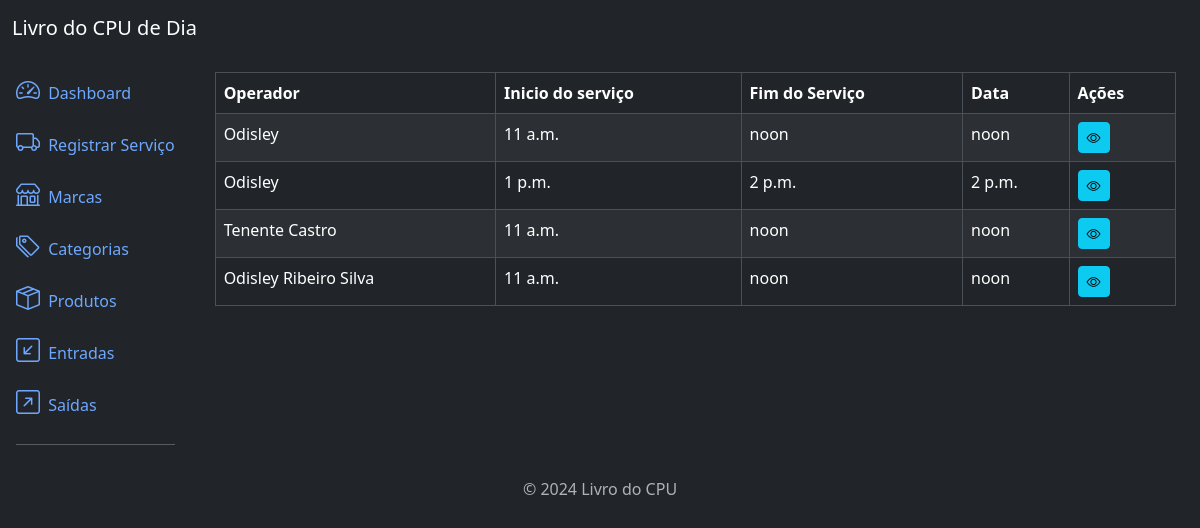
Page /core/servico_list/ on the earlier database version.
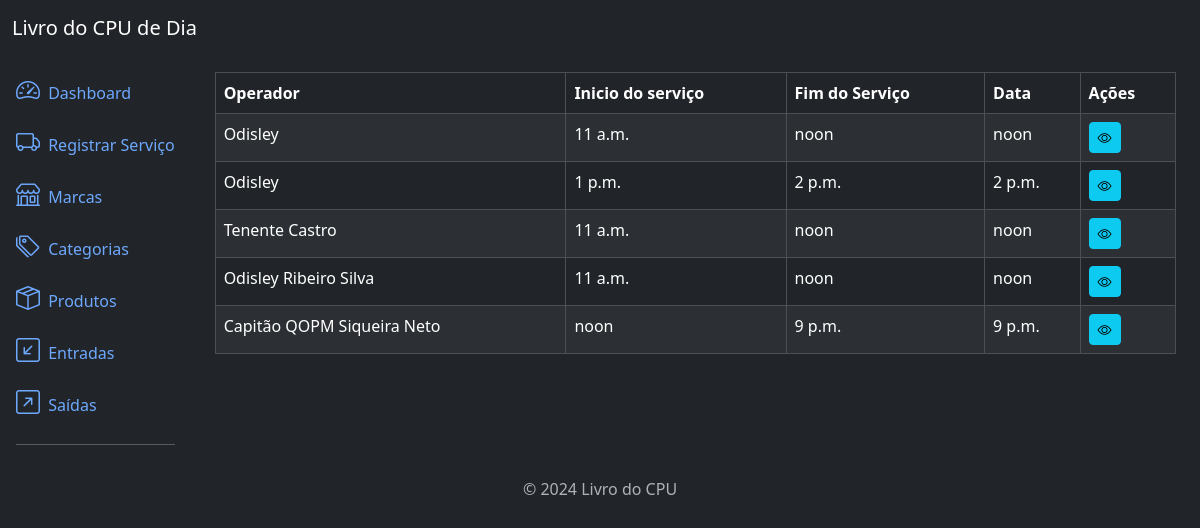
Same page on the later database version.
### core/models.py (models this page shows)
class ServicoInterno(models.Model):
    operador = models.CharField(max_length=100)
    horario_inicio = models.TimeField()
    horario_fim = models.TimeField()
    alteracao = models.TextField(blank=True)

### core/views.py (the view)
# urls.py: path('servico_list/', ServicoInternoListView.as_view(), name='servico_list'),
class ServicoInternoListView(ListView):
    model = ServicoInterno
    template_name = 'core/servico_list.html'
    context_object_name = 'servicointernos'

### core/templates/core/servico_list.html (shortened to what this page needs)
{% extends 'base.html' %}
{% block content %}
<div class="table-responsive">
    <table class="table table-striped table-bordered">
        <thead class="thead-dark">
            <tr>
                <th>Operador</th>
                <th>Inicio do serviço</th>
                <th>Fim do Serviço</th>
                <th>Data</th>
                <th>Ações </th>
            </tr>
        </thead>
        <tbody>
            {% for servicointerno in servicointernos %}
            <tr>
                <td>{{servicointerno.operador}}</td>
                <td>{{servicointerno.horario_inicio}}</td>
                <td>{{servicointerno.horario_fim}}</td>
                <td>{{servicointerno.horario_fim}}</td>
                <td>
                        <a href="{% url 'servicointerno_detail' servicointerno.id %}" class="btn btn-info btn-sm">
                            <i class="bi bi-eye"></i>
                        </a>
                    </td>
                </tr>
            {% endfor %}
        </tbody>
    </table>
</div>
{% endblock %}

### core/templates/base.html (shortened to what this page needs)
<!DOCTYPE html>
<html lang="pt-br" data-bs-theme="dark">
    <head>
        <link rel="stylesheet" href="https://cdn.jsdelivr.net/npm/bootstrap-icons@1.11.3/font/bootstrap-icons.min.css">
        <link href="https://cdn.jsdelivr.net/npm/bootstrap@5.3.3/dist/css/bootstrap.min.css" rel="stylesheet">
    </head>
    <body>
        {% include "components/_header.html"  %}
        <div class="container-fluid">
            {% include "components/_sidebar.html"  %}
            <div class="col py-3">
                <div class="container mt4">
                    <main>
                        {% block content %}
                        {% endblock %}
                    </main>
                </div>
            </div>
        </div>
    </div>
        {% include "components/_footer.html"  %}
    </body>
</html>

### core/templates/components/_header.html
<nav class="navbar navbar-expand-lg navbar-light bg-dark">
    <div class="container-fluid">
        <a class="navbar-brand text-white" href="#">Livro do CPU de Dia</a>
    </div>
</nav>

### core/templates/components/_sidebar.html (shortened to what this page needs)
<div class="row flex-nowrap">
    <div class="col-auto col-md-0 col-xl-0 px-0 bg-dark">
        <div class="d-flex-column align-items-center alignpitems-sm-start px-3 pt-2 text-white">
            <div class="collapse d-sm-block" id="menuCollapse">
                <ul class="nav flex-column align-items-start" id="menu">
                    <li>
                        <a href="#" class="nav-link px-0 align-middle">
                            <i class="bi bi-speedometer2 fs-4"></i>
                            <span class="ms-1">Dashboard</span>
                        </a>
                    </li>
                    <li>
                        <a href="{% url 'registrar_servico' %}" class="nav-link px-0 align-middle">
                            <i class="bi bi-truck fs-4"></i>
                            <span class="ms-1">Registrar Serviço</span>
                        </a>
                    </li>
                    <li>
                        <a href="#" class="nav-link px-0 align-middle">
                            <i class="bi bi-shop fs-4"></i>
                            <span class="ms-1">Marcas</span>
                        </a>
                    </li>
                    <li>
                        <a href="#" class="nav-link px-0 align-middle">
                            <i class="bi bi-tags fs-4"></i>
                            <span class="ms-1">Categorias</span>
                        </a>
                    </li>
                    <li>
                        <a href="#" class="nav-link px-0 align-middle">
                            <i class="bi bi-box-seam fs-4"></i>
                            <span class="ms-1">Produtos</span>
                        </a>
                    </li>
                    <li>
                        <a href="#" class="nav-link px-0 align-middle">
                            <i class="bi bi-arrow-down-left-square fs-4"></i>
                            <span class="ms-1">Entradas</span>
                        </a>
                    </li>
                    <li>
                        <a href="#" class="nav-link px-0 align-middle">
                            <i class="bi bi-arrow-up-right-square fs-4"></i>
                            <span class="ms-1">Saídas</span>
                        </a>
                    </li>
                </ul>
            </div>
            <hr>
        </div>
    </div>

### core/templates/components/_footer.html
<footer class="footer mt-auto py-3 text-center">
    <div class="container">
        <span class="text-muted">© 2024 Livro do CPU</span>
    </div>
</footer>

Differences in the rows shown:
added ServicoInterno: operador "Capitão QOPM Siqueira Neto", horario_inicio "noon", horario_fim "9 p.m."
